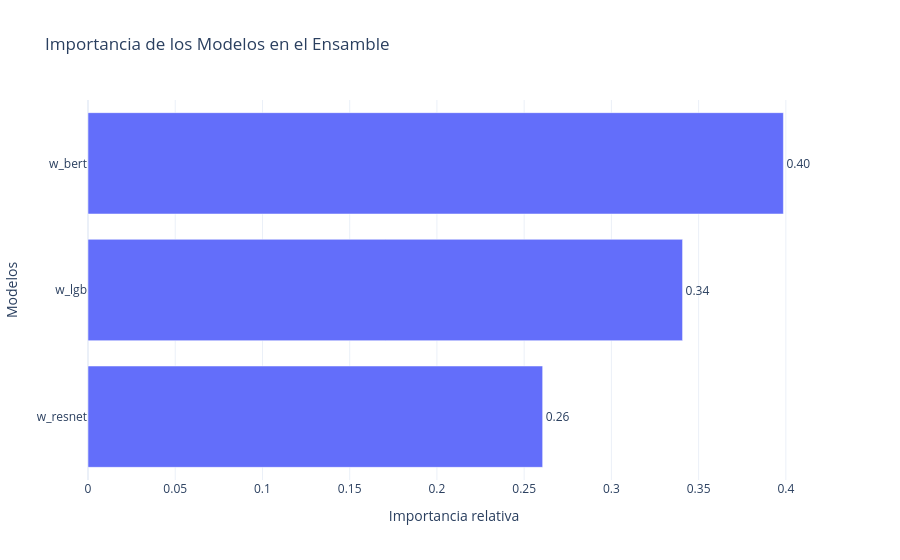

The notebook cell this image was saved under:
### Code cell
evaluator = MeanDecreaseImpurityImportanceEvaluator(seed=24)

# Generar el gráfico de importancia de los modelos en el ensamble
fig = plot_param_importances(study_blend, evaluator=evaluator)

fig.update_layout(
    title="Importancia de los Modelos en el Ensamble",
    xaxis_title="Importancia relativa",
    yaxis_title="Modelos",
    template="plotly_white"
)

fig.show()

### Figure 1 — Plotly figure (JSON) as saved in the notebook; plotly's stock layout.template omitted (floating-point values rounded to 4 significant figures)
{"data": [{"cliponaxis": false, "hovertemplate": ["w_resnet (FloatDistribution): 0.2606040124439582<extra></extra>", "w_lgb (FloatDistribution): 0.3408019059896213<extra></extra>", "w_bert (FloatDistribution): 0.39859408156642046<extra></extra>"], "name": "Objective Value", "orientation": "h", "text": ["0.26", "0.34", "0.40"], "textposition": "outside", "type": "bar", "x": [0.2606, 0.3408, 0.3986], "y": ["w_resnet", "w_lgb", "w_bert"]}], "layout": {"title": {"text": "Importancia de los Modelos en el Ensamble"}, "xaxis": {"title": {"text": "Importancia relativa"}}, "yaxis": {"title": {"text": "Modelos"}}}}
